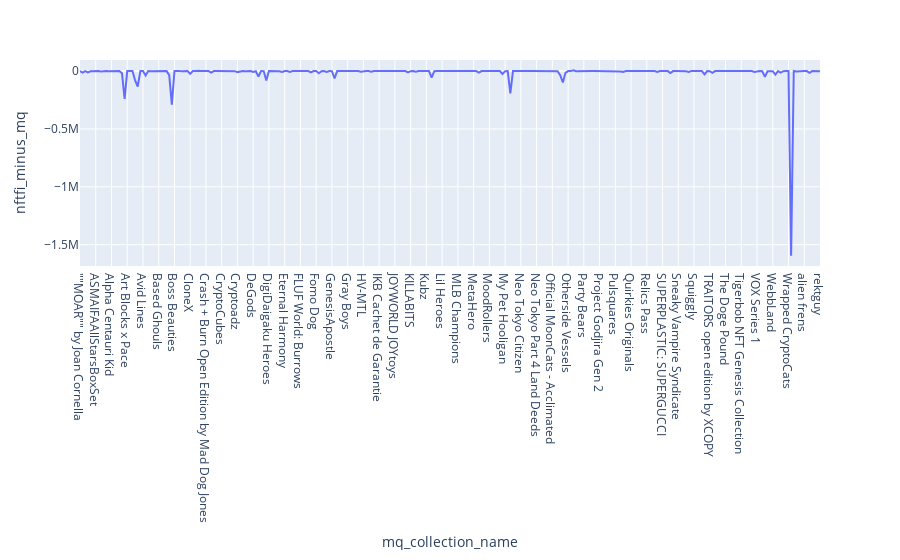

Here is the notebook cell this chart was saved with:
### Code cell
pd.options.plotting.backend = "plotly"
april_full_outer_without_nftfi_na.plot(x=april_full_outer_without_nftfi_na.index, y=april_full_outer_without_nftfi_na.nftfi_minus_mq)

### Figure 1 — Plotly figure (JSON) as saved in the notebook; plotly's stock layout.template omitted (floating-point values rounded to 4 significant figures; data arrays with more than 128 entries replaced by an {"elided": "..."} marker saying what was removed)
{"data": [{"hovertemplate": "mq_collection_name=%{x}<br>nftfi_minus_mq=%{y}<extra></extra>", "legendgroup": "", "line": {"color": "#636efa", "dash": "solid"}, "marker": {"symbol": "circle"}, "mode": "lines", "name": "", "orientation": "v", "showlegend": false, "type": "scatter", "x": {"elided": "283 str values"}, "xaxis": "x", "y": {"elided": "283 float values"}, "yaxis": "y"}], "layout": {"legend": {"tracegroupgap": 0}, "margin": {"t": 60}, "xaxis": {"anchor": "y", "domain": [0, 1], "title": {"text": "mq_collection_name"}}, "yaxis": {"anchor": "x", "domain": [0, 1], "title": {"text": "nftfi_minus_mq"}}}}
